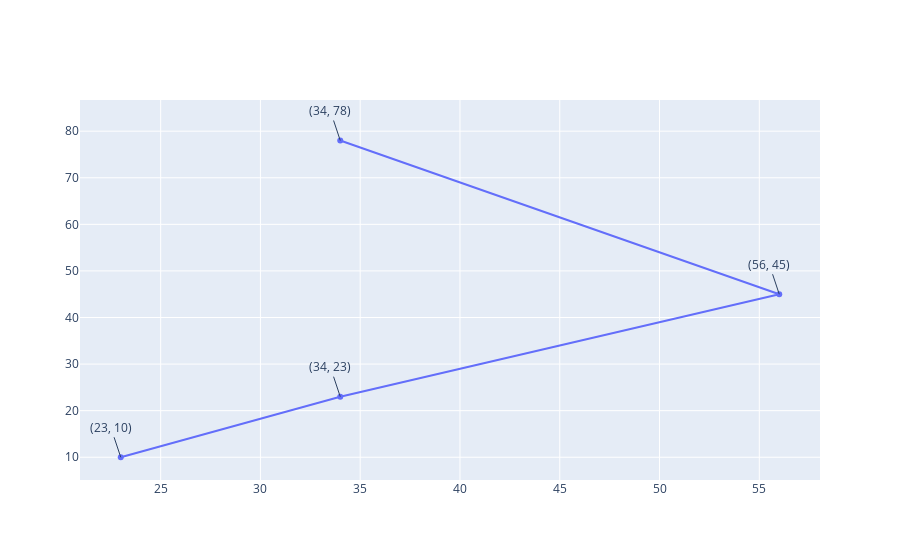

Notebook code cell kept with this figure:
### Code cell
xyz.show()

### Figure 1 — Plotly figure (JSON) as saved in the notebook; plotly's stock layout.template omitted (floating-point values rounded to 4 significant figures)
{"data": [{"hoverinfo": "x+y", "type": "scatter", "x": [34, 56, 34, 23], "y": [78, 45, 23, 10]}], "layout": {"annotations": [{"text": "(34, 78)", "x": 34, "y": 78}, {"text": "(56, 45)", "x": 56, "y": 45}, {"text": "(34, 23)", "x": 34, "y": 23}, {"text": "(23, 10)", "x": 23, "y": 10}], "autosize": true, "xaxis": {"autorange": true, "range": [20.96, 58.04], "type": "linear"}, "yaxis": {"autorange": true, "range": [3.213, 99.03], "type": "linear"}}}
